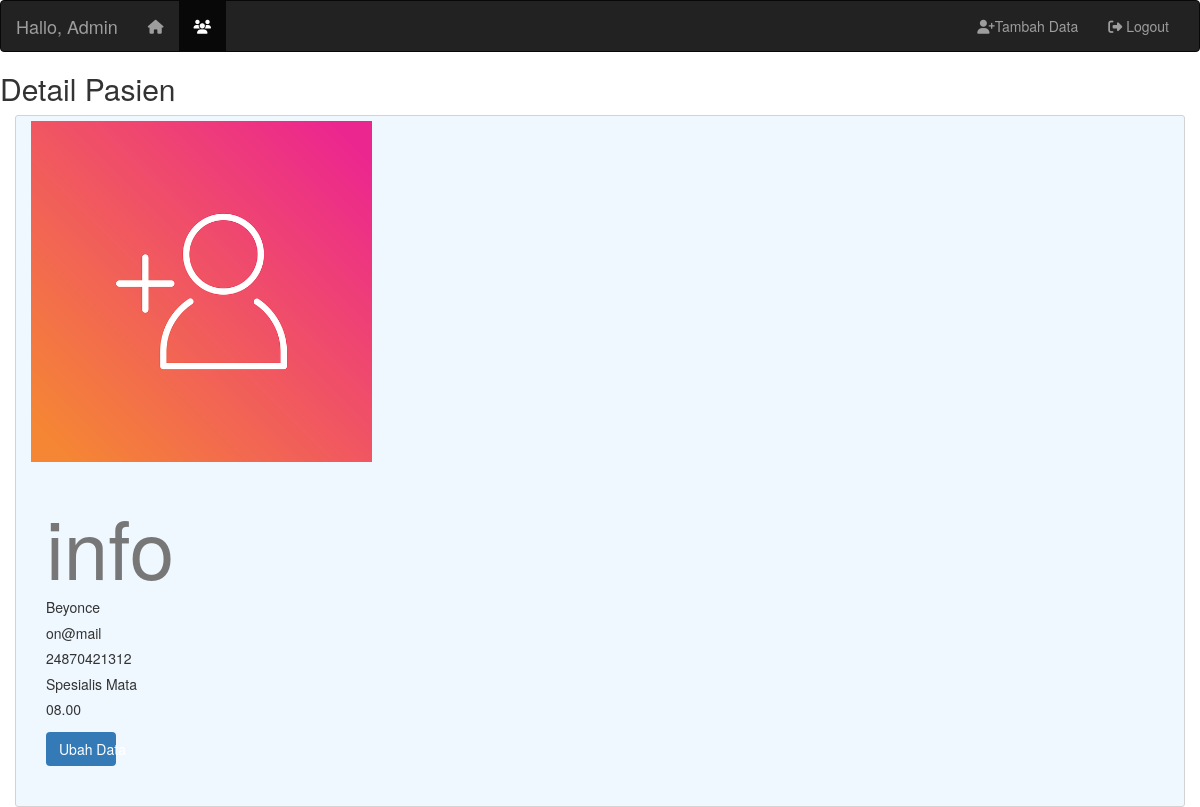
Screenshot of /detailpsn.php?id=67 with the database file from the repository.
### tables this page shows
CREATE TABLE `table_janji` (
  `id` int NOT NULL,
  `nama` varchar(255) NOT NULL,
  `email` varchar(255) NOT NULL,
  `NIK` char(50) NOT NULL,
  `spesialis` varchar(255) NOT NULL,
  `waktu` varchar(255) NOT NULL
);

### functions.php (called while the page is built, shortened)
<?php
$conn = mysqli_connect('localhost', 'root',  '', 'tanyadoc');
function query($query)
{
  global $conn;
  $result = mysqli_query($conn, $query) or die(mysqli_error($conn));
  $rows = [];
  while ($row = mysqli_fetch_assoc($result)) {
    $rows[] = $row;
  }
  return $rows;
}

### detailpsn.php (the view, shortened to what this page needs)
<?php
require 'functions.php';
$id = $_GET['id'];
$psn = query("SELECT * FROM table_janji WHERE id = $id")[0];
?>
<!DOCTYPE html>
<html>
<head>
  <link rel="stylesheet" href="ubah.css">
  <link rel="stylesheet" href="https://maxcdn.bootstrapcdn.com/bootstrap/3.4.1/css/bootstrap.min.css">
  <link rel="stylesheet" href="https://cdnjs.cloudflare.com/ajax/libs/font-awesome/6.4.0/css/all.min.css">
</head>
<body>
  <nav class="navbar navbar-inverse">
    <div class="container-fluid">
      <div class="navbar-header">
        <a class="navbar-brand" href="#">Hallo, Admin</a>
      </div>
      <div class="collapse navbar-collapse" id="myNavbar">
        <ul class="nav navbar-nav">
          <li><a href="index.php"><i class="fa-solid fa-house"></i></a></li>
          <li class="active"><a href="backend.php"><i class="fa-solid fa-users"></i></a></li>
        </ul>
        <ul class="nav navbar-nav navbar-right">
          <li><a href="janji.php"><i class="fa-solid fa-user-plus"></i></span>Tambah Data</a></li>
          <li><a href="login.php"><i class="fa-sharp fa-solid fa-right-from-bracket"></i></span> Logout</a></li>
        </ul>
      </div>
    </div>
  </nav>
  <h2>Detail Pasien</h2>
  <div class="container">
    <img src="img/human.webp" alt="image" class="image"><br>
    <div class="col-md-4">
      <div class="d-flex justify-content-center align-items-end flex-column h-100 text-left">
        <h2 class="text-muted">info</h2>
        <h5><?= $psn["nama"]; ?></h5>
        <h5><?= $psn["email"]; ?></h5>
        <h5><?= $psn["NIK"]; ?></h5>
        <h5><?= $psn["spesialis"]; ?></h5>
        <h5><?= $psn["waktu"]; ?></h5>
        <a href="ubah.php?id=<?= $psn["id"]; ?>" type="submit" name="submit" class="btn bg-primary">Ubah Data</a>
      </div>
    </div>
  </div>
</body>
</html>

### ubah.css (style rules this page uses)
body { font-family: Arial; font-size: 17px; padding: 8px; }
* { box-sizing: border-box; }
.container { background-color: aliceblue; padding: 5px 20px 15px 20px; border: 1px solid lightgrey; border-radius: 3px; }
.btn { background-color: blue; color: white; padding: 12px; margin: 10px 0; border: none; width: 20%; border-radius: 3px; cursor: pointer; font-size: 17px; }
a { color: #2196F3; }
.container { position: relative; width: 30%; }
.image { display: block; width: 30%; height: auto; }
.text-muted { font-size: 80px; }
.container-fluid { padding-right: 1px; padding-left: 1px; margin-right: auto; margin-left: auto; }
.btn { transform: translateY(-5px); }

### detailpsn.php (style rules this page uses)
body { margin: 0; padding: 0; }

### rows the page displays
table_janji: nama "Beyonce", email "on@mail", NIK "24870421312", spesialis "Spesialis Mata", waktu "08.00"
